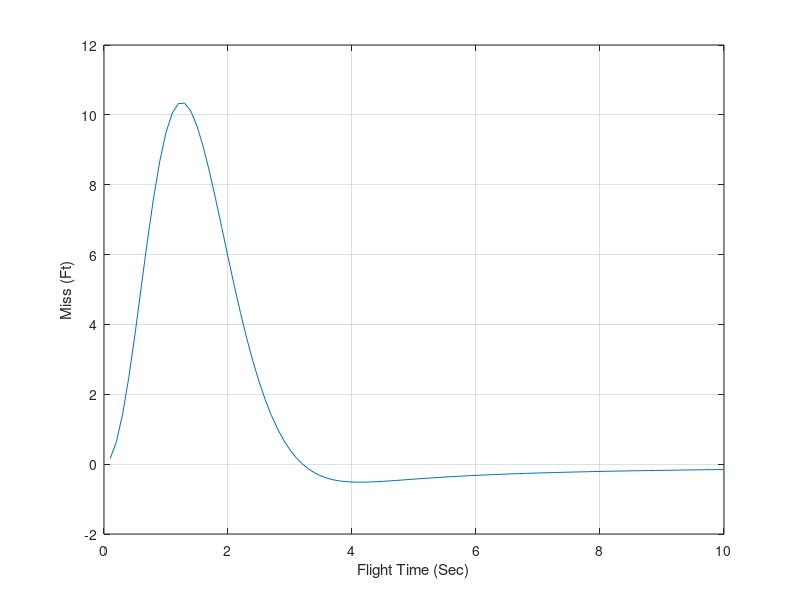

Reproduce this figure in MATLAB.
clear
VC=4000.;
XNT=32.2;
YIC=0.;
VM=3000.;
HEDEG=0.;
TAU=.5;
XNP=3.;
TA=0.;
R=-.01;
n=0.;
for TF=.1:.1:10
   	Y=YIC;
	YD=-VM*HEDEG/57.3;
	YDIC=YD;
	XNL=0.;
   	ELAMDH=0.;	
   	X4=0.;
	X5=0.;
	TH=0.;
   	THH=0.;	
   	T=0.;	
   	H=.01;
      	while T<=(TF-1e-5)
      		YOLD=Y;
      		YDOLD=YD;
      		XNLOLD=XNL;
      		ELAMDHOLD=ELAMDH;
      		X4OLD=X4;
      		X5OLD=X5;
      		THOLD=TH;
      		THHOLD=THH;
      		STEP=1;
      		FLAG=0;
      		while STEP<=1
         		if FLAG==1
            			STEP=2;
            			Y=Y+H*YD;
            			YD=YD+H*YDD;
            			XNL=XNL+H*XNLD;
            			ELAMDH=ELAMDH+H*ELAMDHD;
            			X4=X4+H*X4D;
            			X5=X5+H*X5D;
            			TH=TH+H*THD;
            			THH=THH+H*THHD;
            			T=T+H;
         		end
         		TGO=TF-T+.00001;
         		XLAM=Y/(VC*TGO);
         		EPS=XLAM-TH-THH+R*THH;
         		DD=5.*EPS/TAU;
         		ELAMDHD=5.*(DD-ELAMDH)/TAU;
         		XNC=XNP*VC*ELAMDH;
         		X4D=5.*(XNC-X4)/TAU;
         		X5D=5.*(X4-X5)/TAU;
         		XNLD=5.*(X5-XNL)/TAU;
         		THD=XNL/VM+TA*XNLD/VM;
         		THHD=DD-THD;
         		YDD=XNT-XNL;    
         		FLAG=1;
      		end
      		FLAG=0;
      		Y=.5*(YOLD+Y+H*YD);
      		YD=.5*(YDOLD+YD+H*YDD);
      		XNL=.5*(XNLOLD+XNL+H*XNLD);
      		ELAMDH=.5*(ELAMDHOLD+ELAMDH+H*ELAMDHD);
      		X4=.5*(X4OLD+X4+H*X4D);
      		X5=.5*(X5OLD+X5+H*X5D);
      		TH=.5*(THOLD+TH+H*THD);
      		THH=.5*(THHOLD+THH+H*THHD);
   	end
   	n=n+1;
   	ArrayTF(n)=TF;
   	ArrayY(n)=Y;
end
figure
plot(ArrayTF,ArrayY),grid
xlabel('Flight Time (Sec)')
ylabel('Miss (Ft)')
clc
output=[ArrayTF',ArrayY'];
save datfil.txt output  -ascii
disp 'simulation finished'
